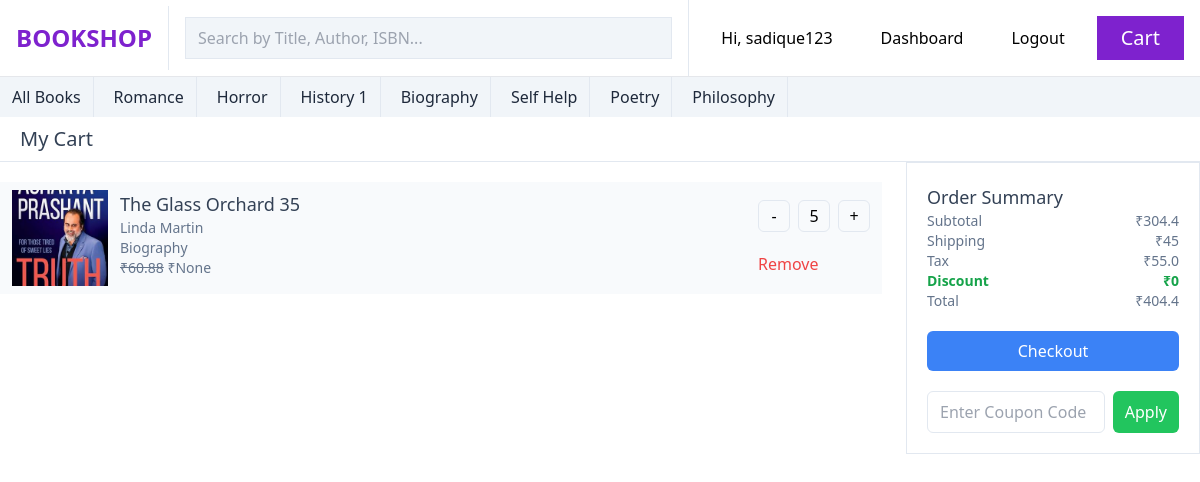
/cart/ (signed in), run on an earlier commit of the app's database.
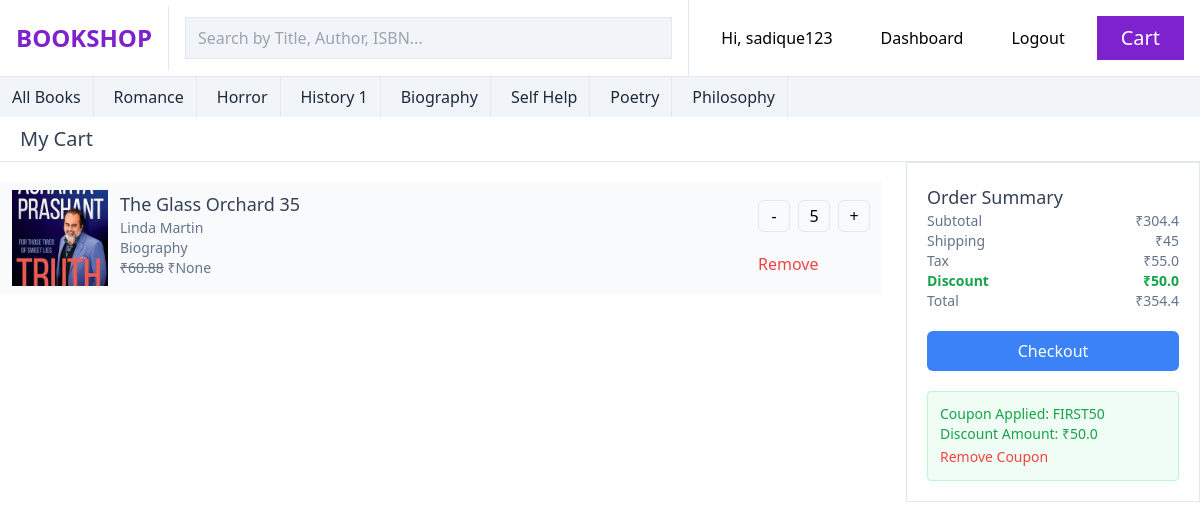
And on a later commit of the database.
### ecom/models.py (models this page shows, shortened)
class Order(models.Model):
    user_id = models.ForeignKey(User, on_delete=models.CASCADE)
    total_price = models.FloatField()
    order_date = models.DateTimeField(auto_now_add=True)
    payment_id = models.ForeignKey(Payment, on_delete=models.CASCADE,null=True, blank=True)
    coupon_id = models.ForeignKey(Coupon, on_delete=models.SET_NULL, null=True, blank=True)
    address_id = models.ForeignKey(Address, on_delete=models.CASCADE, null=True, blank=True)
    def get_total_price(self):
        total_price = 0
        for item in self.order_items.all():
            if item.book_id.discount_price:
                total_price += item.book_id.discount_price * item.quantity
            else:
                total_price += item.book_id.price * item.quantity
        return round(total_price, 1)
    def get_shipping_charge(self):
        if self.get_total_price() < 500:
            return 45
        else:
            return 0
    def get_tax_price(self):
        return round(self.get_total_price() * 0.18, 0)
    def get_discount_amount(self):
        if self.coupon_id:
            return self.coupon_id.discount_amount
        else:
            return 0
    def get_total_payable_price(self):
        return self.get_total_price() + self.get_shipping_charge() + self.get_tax_price() - self.get_discount_amount()

class OrderItem(models.Model):
    order_id = models.ForeignKey(Order, on_delete=models.CASCADE, related_name="order_items")
    book_id = models.ForeignKey(Book, on_delete=models.CASCADE)
    quantity = models.IntegerField(default=1)

class Book(models.Model):
    title = models.CharField(max_length=200)
    slug = models.CharField(max_length=200)
    price = models.FloatField()
    discount_price = models.FloatField(null=True, blank=True)
    description = models.TextField()
    no_of_pages = models.IntegerField(default=0)
    author = models.ForeignKey(Author, on_delete=models.CASCADE, related_name="authors")
    genere = models.ForeignKey(Genere, on_delete=models.CASCADE, related_name="category")
    cover_image = models.ImageField(upload_to="books/cover")
    edition = models.CharField(default="Lastest Edition")
    isbn = models.CharField(max_length=200)

class Coupon(models.Model):
    code = models.CharField(max_length=50, unique=True)
    discount_amount = models.FloatField()
    valid_from = models.DateTimeField()
    valid_to = models.DateTimeField()
    active = models.BooleanField(default=True)

### ecom/views.py (the view)
# urls.py: path("cart/", cart, name="cart"),
def cart(req):
    cart_items = OrderItem.objects.filter(order_id__user_id=req.user, order_id__payment_id=None)
    order = Order.objects.filter(user_id=req.user, payment_id=None)
    if order.exists():
        order = order[0]
    generes = Genere.objects.all()
    return render(req, "cart.html",{"cart_items":cart_items, "order":order, "generes":generes})

### ecom/templates/cart.html (shortened to what the changed rows need)
{% extends "base.html" %}
{% block content %}
<div class="w-full">
    <div class="border-b border-slate-200 px-5 py-2">
        <h2 class="text-xl font-normal text-slate-700">My Cart</h2>
    </div>
    {% if order %}
    <div class="flex gap-6">
        <div class="w-9/12">
        <div class="flex flex-col gap-3 mt-5">
            {% for item in cart_items %}
                <div class="flex gap-3 justify-between bg-slate-50 px-3 py-2">
                   <div class="flex gap-3">
                     <div class="w-24 h-24">
                        <img src="{{ item.book_id.cover_image.url }}" alt="{{ item.book_id.title }}" class="w-full h-full object-cover">
                    </div>
                    <div class="flex flex-col">
                        <h3 class="text-lg font-medium text-slate-700">{{ item.book_id.title }}</h3>
                        <p class="text-sm text-slate-500">{{ item.book_id.author.name }}</p>
                        <p class="text-sm text-slate-500">{{ item.book_id.genere.title }}</p>
                        <p class="text-sm text-slate-500"><del class="">₹{{ item.book_id.price }}</del>
                                                            <span class="">₹{{ item.book_id.discount_price }}</span>
                        </p>
                    </div>
                </div>
                   <div class="flex gap-5 flex-col justify-center">
                    <div class="flex items-center gap-2">
                        <a href="{% url 'minus_from_cart' item.book_id.slug %}" class="w-8 h-8 border border-slate-200 rounded-md flex items-center justify-center">-</a>
                        <span class="w-8 h-8 border border-slate-200 rounded-md flex items-center justify-center">{{ item.quantity }}</span>
                        <a href="{% url 'add_to_cart' item.book_id.slug %}" class="w-8 h-8 border border-slate-200 rounded-md flex items-center justify-center">+</a>
                    </div>
                    <a href="{% url 'remove_from_cart' item.book_id.slug %}" class="text-red-500">Remove</a>
                </div>
                </div>
            {% endfor %}
        </div>
    </div>
    <div class="w-3/12">
        <div class="border border-slate-200 p-5">
            <h3 class="text-lg font-medium text-slate-700">Order Summary</h3>
            <div class="flex justify-between">
                <span class="text-sm text-slate-500">Subtotal</span>
                <span class="text-sm text-slate-500">₹{{ order.get_total_price }}</span>
            </div>
            <div class="flex justify-between">
                <span class="text-sm text-slate-500">Shipping</span>
                <span class="text-sm text-slate-500">
                    {% if order.get_shipping_charge > 0 %}
                            ₹{{ order.get_shipping_charge }}
                    {% else %}
                            <span class="text-green-600 font-semibold">Free</span>
                    {% endif %}</span>
            </div>
            <div class="flex justify-between">
                <span class="text-sm text-slate-500">Tax</span>
                <span class="text-sm text-slate-500">₹{{ order.get_tax_price }}</span>
            </div>
            <div class="flex justify-between text-green-600 font-semibold">
                <span class="text-sm">Discount</span>
                <span class="text-sm">₹{{ order.get_discount_amount }}</span>
            </div>
            <div class="flex justify-between">
                <span class="text-sm text-slate-500">Total</span>
                <span class="text-sm text-slate-500">₹{{ order.get_total_payable_price }}</span>
            </div>
            <div class="mt-5">
                <a href="{% url 'checkout' %}" class="w-full bg-blue-500 text-white py-2 rounded-md text-center block">Checkout</a>
            </div>
            {% if order.coupon_id %}
                <div class="mt-5 p-3 bg-green-50 border border-green-200 rounded">
                    <p class="text-sm text-green-600">Coupon Applied: <span class="font-medium">{{ order.coupon_id.code }}</span></p>
                    <p class="text-sm text-green-600">Discount Amount: ₹{{ order.coupon_id.discount_amount }}</p>
                    <a href="{% url 'remove_coupon' %}" class="text-red-500 text-sm">Remove Coupon</a>
                </div>
            {% else %}
                <form action="{% url 'apply_coupon' %}" method="post" class="mt-5">
                    <div class="flex gap-2">
                        <input type="text" name="code" placeholder="Enter Coupon Code" class="w-full border border-slate-200 rounded-md px-3 py-2">
                        <button type="submit" class="bg-green-500 text-white px-3 py-2 rounded-md">Apply</button>
                    </div>
                </form>
            {% endif %}
        </div>
    </div>
    {% else %}
    <div class="mt-5 flex flex-col gap-5 items-center justify-center">
        <h1 class="text-6xl font-medium text-slate-700">Your cart is empty.</h1>
        <a href="{% url 'homepage' %}" class="text-blue-500">Continue Shopping</a>
    </div>
    {% endif %}
</div>
</div>
{% endblock %}

What changed in the data, as far as the page shows it:
changed Order: get_discount_amount "0" → "50.0"; get_total_payable_price "404.4" → "354.4"; coupon_id_id empty → 2 (drawn); coupon_id.code (not shown) → "FIRST50"; coupon_id.discount_amount (not shown) → "50.0"
Also different on the page:
text no longer shown: "Apply"
text now shown: "Coupon Applied: Discount Amount: ₹ Remove Coupon"
